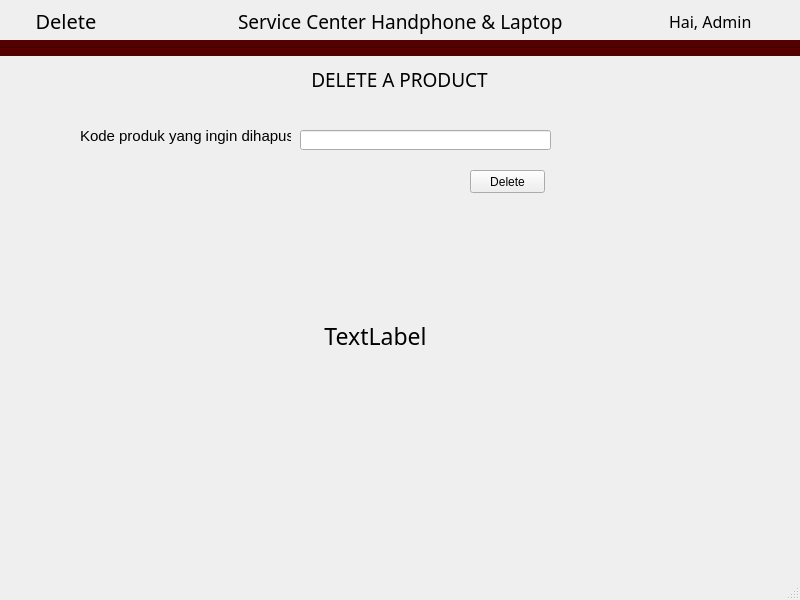
<?xml version="1.0" encoding="UTF-8"?>
<ui version="4.0">
 <class>delete_product</class>
 <widget class="QMainWindow" name="delete_product">
  <property name="geometry">
   <rect>
    <x>0</x>
    <y>0</y>
    <width>800</width>
    <height>600</height>
   </rect>
  </property>
  <property name="windowTitle">
   <string>MainWindow</string>
  </property>
  <widget class="QWidget" name="centralwidget">
   <widget class="QLabel" name="label_4">
    <property name="geometry">
     <rect>
      <x>0</x>
      <y>60</y>
      <width>799</width>
      <height>39</height>
     </rect>
    </property>
    <property name="font">
     <font>
      <family>Imprint MT Shadow</family>
      <pointsize>14</pointsize>
     </font>
    </property>
    <property name="text">
     <string>DELETE A PRODUCT</string>
    </property>
    <property name="alignment">
     <set>Qt::AlignCenter</set>
    </property>
   </widget>
   <widget class="Line" name="line">
    <property name="geometry">
     <rect>
      <x>0</x>
      <y>40</y>
      <width>801</width>
      <height>16</height>
     </rect>
    </property>
    <property name="sizePolicy">
     <sizepolicy hsizetype="Fixed" vsizetype="Fixed">
      <horstretch>0</horstretch>
      <verstretch>0</verstretch>
     </sizepolicy>
    </property>
    <property name="font">
     <font>
      <pointsize>8</pointsize>
     </font>
    </property>
    <property name="styleSheet">
     <string notr="true">
background-color: rgb(85, 0, 0);</string>
    </property>
    <property name="lineWidth">
     <number>1</number>
    </property>
    <property name="orientation">
     <enum>Qt::Horizontal</enum>
    </property>
   </widget>
   <widget class="QWidget" name="layoutWidget">
    <property name="geometry">
     <rect>
      <x>0</x>
      <y>0</y>
      <width>801</width>
      <height>42</height>
     </rect>
    </property>
    <layout class="QHBoxLayout" name="horizontalLayout">
     <item>
      <widget class="QLabel" name="label_3">
       <property name="font">
        <font>
         <family>Lucida Calligraphy</family>
         <pointsize>15</pointsize>
        </font>
       </property>
       <property name="text">
        <string>Delete</string>
       </property>
       <property name="alignment">
        <set>Qt::AlignCenter</set>
       </property>
      </widget>
     </item>
     <item>
      <spacer name="horizontalSpacer_2">
       <property name="orientation">
        <enum>Qt::Horizontal</enum>
       </property>
       <property name="sizeType">
        <enum>QSizePolicy::Fixed</enum>
       </property>
       <property name="sizeHint" stdset="0">
        <size>
         <width>100</width>
         <height>20</height>
        </size>
       </property>
      </spacer>
     </item>
     <item>
      <widget class="QLabel" name="label_2">
       <property name="font">
        <font>
         <family>Imprint MT Shadow</family>
         <pointsize>14</pointsize>
        </font>
       </property>
       <property name="text">
        <string>Service Center Handphone &amp; Laptop</string>
       </property>
      </widget>
     </item>
     <item>
      <spacer name="horizontalSpacer">
       <property name="orientation">
        <enum>Qt::Horizontal</enum>
       </property>
       <property name="sizeType">
        <enum>QSizePolicy::Minimum</enum>
       </property>
       <property name="sizeHint" stdset="0">
        <size>
         <width>100</width>
         <height>20</height>
        </size>
       </property>
      </spacer>
     </item>
     <item>
      <widget class="QLabel" name="label">
       <property name="font">
        <font>
         <family>Lucida Calligraphy</family>
         <pointsize>12</pointsize>
        </font>
       </property>
       <property name="text">
        <string>Hai, Admin</string>
       </property>
      </widget>
     </item>
    </layout>
   </widget>
   <widget class="QLabel" name="label_5">
    <property name="geometry">
     <rect>
      <x>80</x>
      <y>120</y>
      <width>211</width>
      <height>31</height>
     </rect>
    </property>
    <property name="font">
     <font>
      <pointsize>11</pointsize>
     </font>
    </property>
    <property name="text">
     <string>Kode produk yang ingin dihapus</string>
    </property>
   </widget>
   <widget class="QLineEdit" name="lineEdit">
    <property name="geometry">
     <rect>
      <x>300</x>
      <y>130</y>
      <width>251</width>
      <height>20</height>
     </rect>
    </property>
   </widget>
   <widget class="QPushButton" name="pushButton">
    <property name="geometry">
     <rect>
      <x>470</x>
      <y>170</y>
      <width>75</width>
      <height>23</height>
     </rect>
    </property>
    <property name="text">
     <string>Delete</string>
    </property>
   </widget>
   <widget class="QWidget" name="horizontalLayoutWidget">
    <property name="geometry">
     <rect>
      <x>130</x>
      <y>240</y>
      <width>491</width>
      <height>191</height>
     </rect>
    </property>
    <layout class="QHBoxLayout" name="horizontalLayout_2">
     <item>
      <widget class="QLabel" name="label_success">
       <property name="font">
        <font>
         <family>Impact</family>
         <pointsize>17</pointsize>
        </font>
       </property>
       <property name="text">
        <string>TextLabel</string>
       </property>
       <property name="alignment">
        <set>Qt::AlignCenter</set>
       </property>
      </widget>
     </item>
    </layout>
   </widget>
  </widget>
  <widget class="QMenuBar" name="menubar">
   <property name="geometry">
    <rect>
     <x>0</x>
     <y>0</y>
     <width>800</width>
     <height>21</height>
    </rect>
   </property>
  </widget>
  <widget class="QStatusBar" name="statusbar"/>
 </widget>
 <resources/>
 <connections/>
</ui>
